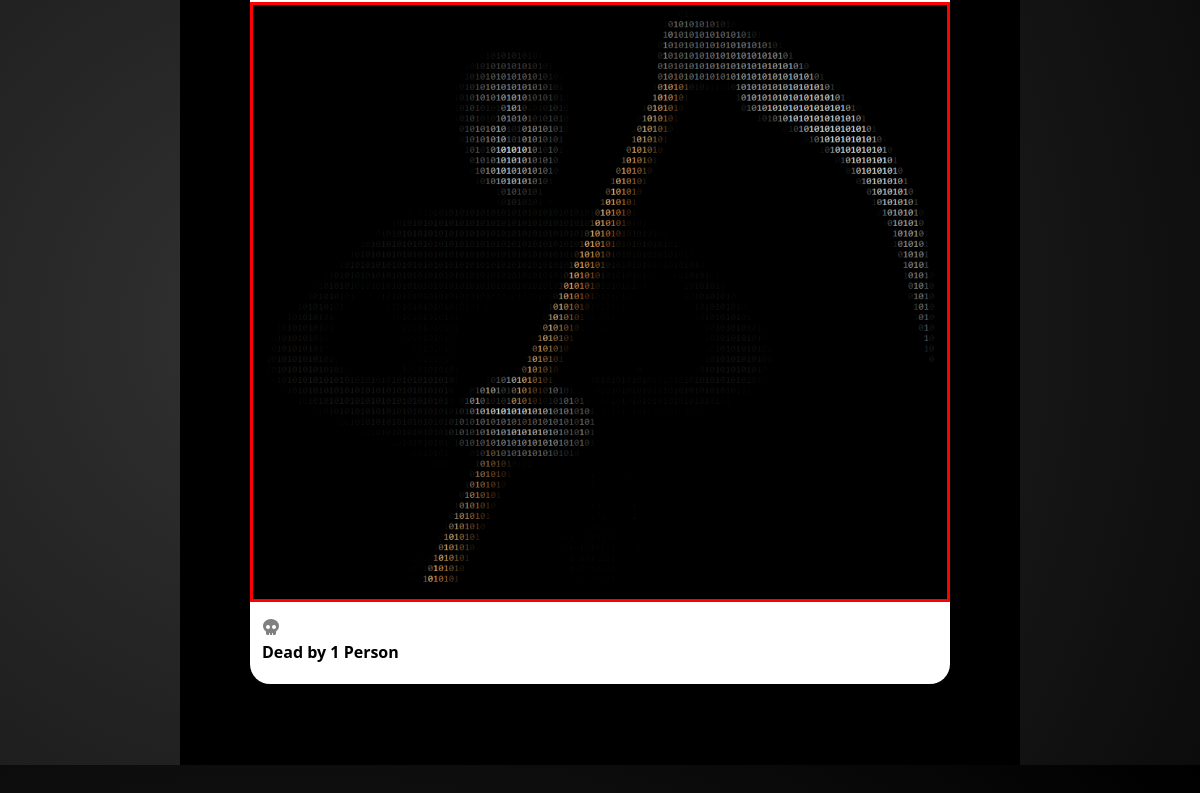
Page /posts/ (signed in, lower part) on the earlier database version.
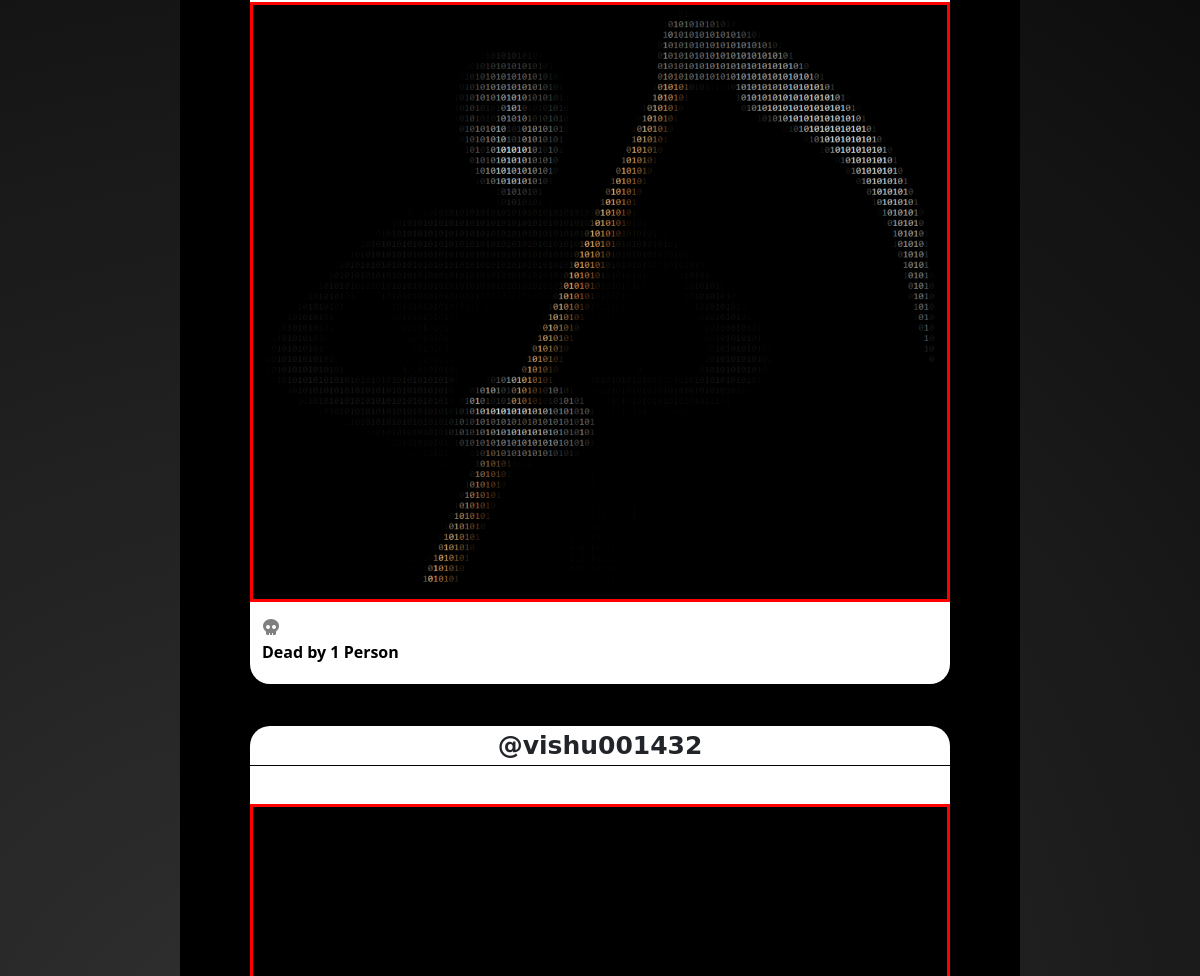
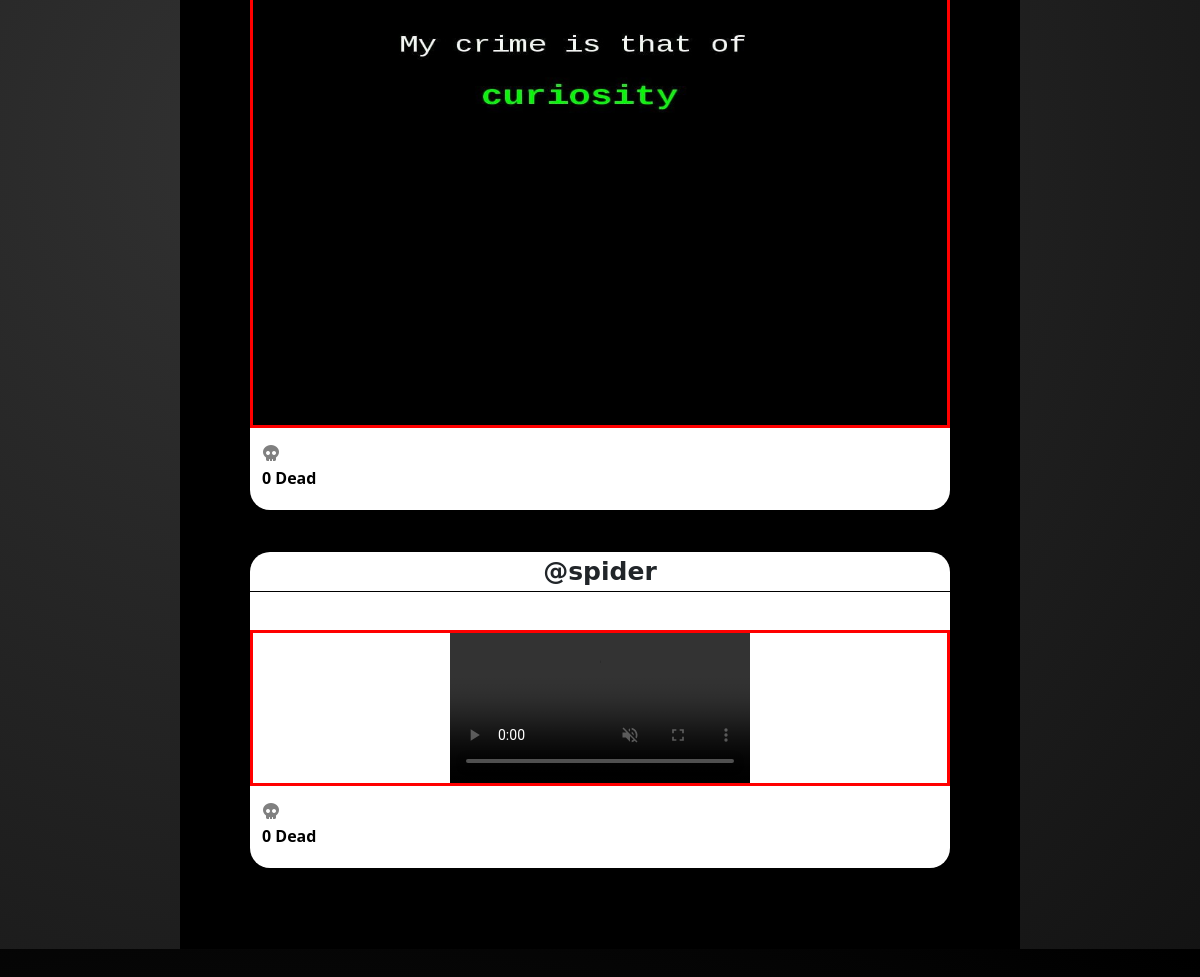
Same page on the later database version (2 pictures, top to bottom).
### social/models.py (models this page shows, shortened)
class Post(models.Model):
    id = models.UUIDField(primary_key=True, default=uuid.uuid4)
    user = models.CharField(max_length=100)
    image = models.FileField(upload_to='user_posts')
    write = models.TextField()
    created_at = models.DateTimeField(default=datetime.now)
    no_of_likes = models.IntegerField(default=0)
    def media_type_(self):
        type_tuple = guess_type(self.image.url, strict=True)
        if type_tuple[0].__contains__("image"):
            return "image"
        elif type_tuple[0].__contains__("video"):
            return "video"

### social/views.py (the view)
# urls.py: path('posts/', views.posts, name='posts'),
@login_required(login_url='login')
def posts(request):
    posts = Post.objects.all()
    return render(request, 'Html/posts.html',{'posts': posts})

### templates/Html/posts.html (shortened to what this page needs)
<!DOCTYPE html>
<html lang="en">
<head>
    {% load static %}
    <link rel="stylesheet" href={% static 'css/posts.css' %}>
    <link href="https://cdn.jsdelivr.net/npm/bootstrap@5.2.2/dist/css/bootstrap.min.css" rel="stylesheet"
>
</head>
<body style="background: radial-gradient(circle at 24.1% 68.8%, rgb(50, 50, 50) 0%, rgb(0, 0, 0) 99.4%);">
{% for post in posts %}
    <section class="main" window.onload()>
        <div id="windows-container" class="window-container">
            <header class="header-username">
                <div class="display-username">@{{ post.user }}</div>
            </header>
            <div id="user-content" class="user-content">{{ post.write }}</div>
            {% if post.image %}
                {% if post.media_type_ == "image" %}
                    <div class="post-update">
                        <a href="{{ post.image.url }}"> <img class="user-post" src="{{ post.image.url }}">
                        </a>
                    </div>
                {% elif post.media_type_ == "video" %}
                    <div class="post-update-video"><a href="{{ post.image.url }}">
                        <video id="videoId" class="user-video" controls autoplay muted>
                            <source src="{{ post.image.url }}">
                        </video></a>
                    </div>
                {% endif %}
            {% endif %}
            <footer class="footer-post">
                <div class="footer-post-container">
                    <a href="/like-post?post_id={{ post.id }}">
                        <button id="btn-skull" class="btn-skull"><i class="fas fa-skull"></i></button>
                </div>
                <div class="like-post">
                    {% if post.no_of_likes == 0 %}
                        <a class="like-post-count">0 Dead</a>
                    {% elif post.no_of_likes == 1 %}
                        <a class="like-post-count">Dead by {{ post.no_of_likes }} Person</a>
                    {% else %}
                        <a class="like-post-count">Dead by {{ post.no_of_likes }} People</a>
                    {% endif %}
                </div>
            </footer>
        </div>
    </section>
{% endfor %}
</body>
</html>

Differences in the rows shown:
added Post: user "vishu001432", image (picture), no_of_likes "0 Dead"
added Post: user "spider", no_of_likes "0 Dead"
